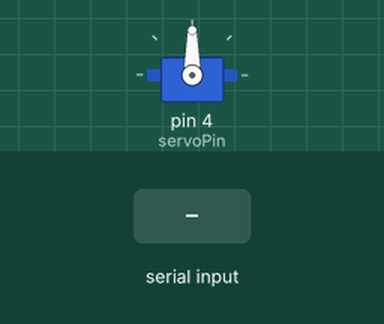
Recording of a sketch running on a simulated Arduino Uno, built with avr-gcc and run on an emulated ATmega328P. Shown: servo. Inputs (shaded band) come from the test bench. What the sketch prints to the serial monitor is not drawn.

Above: at 1.2 s.
1.3 s: "90,45\n" received over Serial
At 3.5 s:
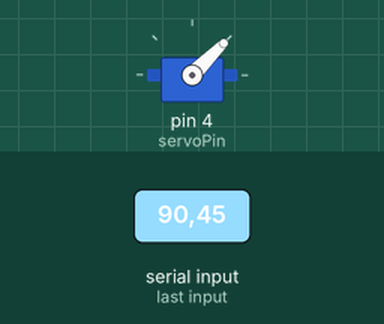
3.8 s: "30,150\n" received over Serial
At 5.5 s:
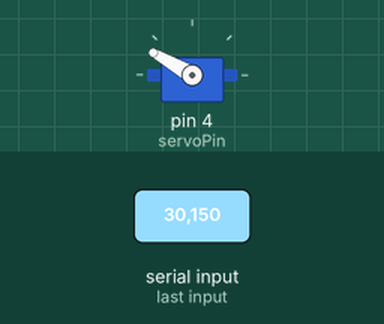
6.3 s: "200\n" received over Serial
At 6.6 s:
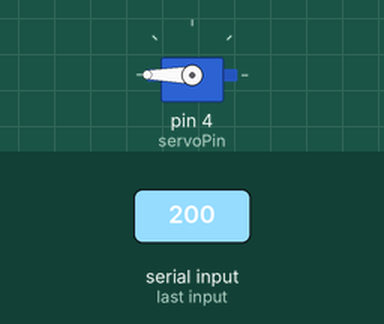
9.3 s: "90\n" received over Serial
At 11.7 s:
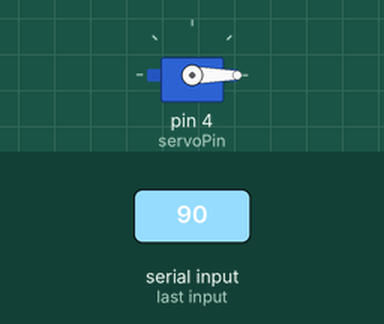
Timing chart, 0 to 13.2 s (numbered marks = the images above; inputs shaded):
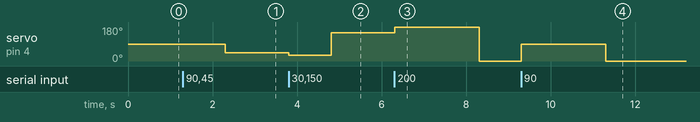

Measured:
- after the input at 1.3 s, servo on pin 4 (servoPin): 90° → 45° after 1.0 s
- after the input at 3.8 s, servo on pin 4 (servoPin): 45° → 30° at once, → 150° 1.0 s later
- after the input at 6.3 s, servo on pin 4 (servoPin): 150° → 180° at once, → 0° 2.0 s later
- after the input at 9.3 s, servo on pin 4 (servoPin): 0° → 90° at once, → 0° 2.0 s later

The sketch:

servo-motor.ino
```cpp
#include<Servo.h>

int servoPin = 4;
Servo myServo;

void setup() {
  // put your setup code here, to run once:
  Serial.begin(9600);
  myServo.attach(servoPin);
}

void loop() {
  Serial.print("Enter a navigation angle ");
  while(Serial.available() == 0)
  {

  }
  int userAngle = Serial.parseInt();
  Serial.print("Your angle is ");
  Serial.println(userAngle);
  myServo.write(userAngle);
  delay(1000);
}
```
